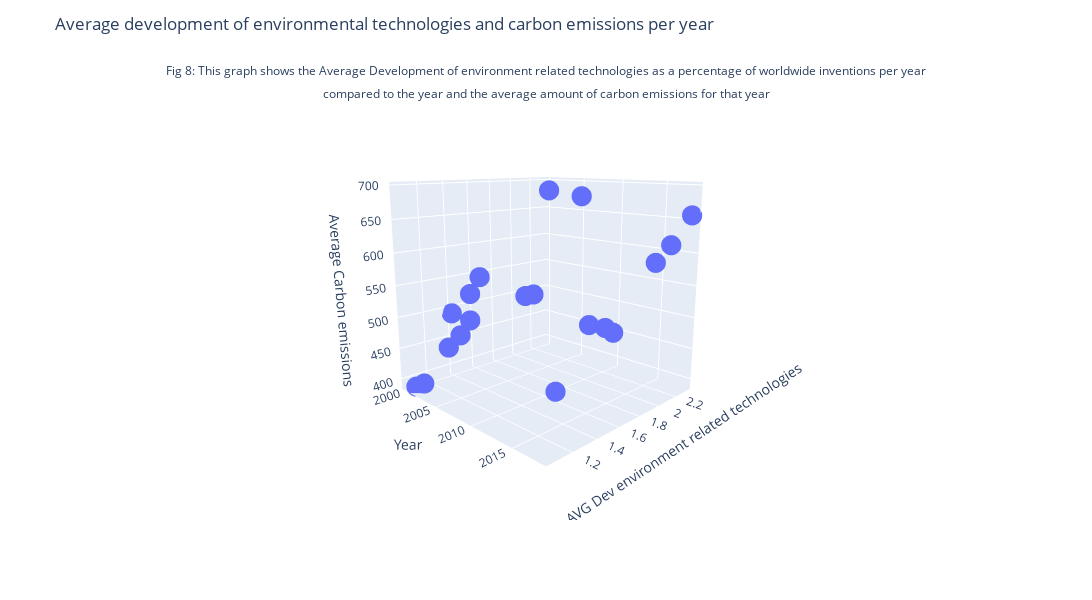

Here is the notebook cell this chart was saved with:
### Markdown cell above
# Emissions and  prevention

we have established that the grow in industry has both positive as negative effects. But what are we doing to combat those negatives?

### Code cell
%store -r fig3dreg
%store -r fig3d
fig3d.show()

### Figure 1 — Plotly figure (JSON) as saved in the notebook; plotly's stock layout.template omitted (floating-point values rounded to 4 significant figures)
{"data": [{"hovertemplate": "Year=%{x}<br>Avg Technologies=%{y}<br>Avg Emissions=%{z}<extra></extra>", "legendgroup": "", "marker": {"color": "#636efa", "size": 7, "symbol": "circle"}, "mode": "markers", "name": "", "scene": "scene", "showlegend": false, "type": "scatter3d", "x": [2000, 2001, 2002, 2003, 2004, 2005, 2006, 2007, 2008, 2009, 2010, 2011, 2012, 2013, 2014, 2015, 2016, 2017, 2018], "y": [1.4, 1.045, 1.061, 1.403, 1.43, 1.117, 1.158, 1.182, 1.572, 1.575, 1.94, 1.57, 1.868, 1.482, 1.856, 1.847, 2.172, 2.228, 2.335], "z": [490.6, 392.1, 401.1, 531.8, 560.2, 468.5, 488.8, 513.6, 536.3, 541.5, 682.3, 694.9, 490.3, 414.2, 493.6, 490.4, 586.2, 613.1, 656.4]}], "layout": {"annotations": [{"font": {"size": 12}, "showarrow": false, "text": "Fig 8: This graph shows the Average Development of environment related technologies as a percentage of worldwide inventions per year", "x": 0.5, "xref": "paper", "y": 1, "yref": "paper"}, {"font": {"size": 12}, "showarrow": false, "text": "compared to the year and the average amount of carbon emissions for that year", "x": 0.5, "xref": "paper", "y": 0.95, "yref": "paper"}], "height": 600, "legend": {"tracegroupgap": 0}, "margin": {"t": 60}, "scene": {"camera": {"eye": {"x": 1.8, "y": -1.8, "z": 0.6}}, "domain": {"x": [0, 1], "y": [0, 1]}, "xaxis": {"title": {"text": "Year"}}, "yaxis": {"title": {"text": "AVG Dev environment related technologies"}}, "zaxis": {"title": {"text": "Average Carbon emissions"}}}, "title": {"text": "Average development of environmental technologies and carbon emissions per year"}, "width": 1200}}
